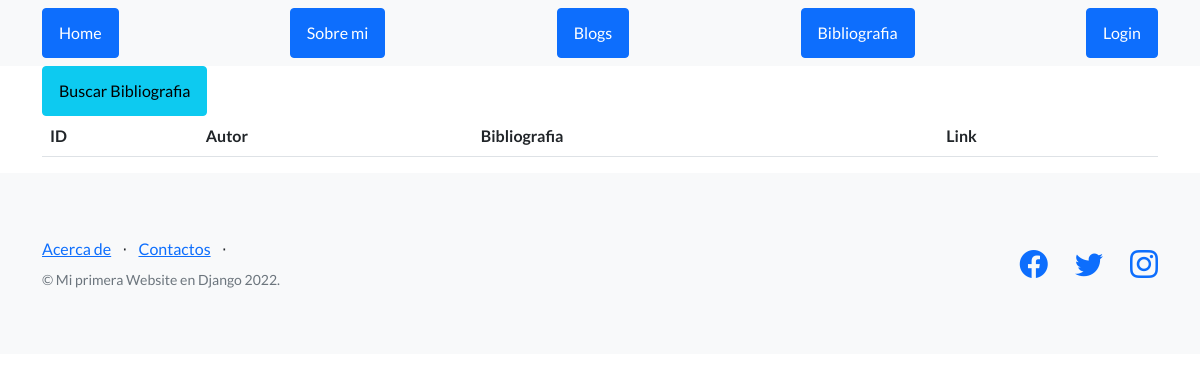
Before: /bases/listBibliography/ with the older database file.
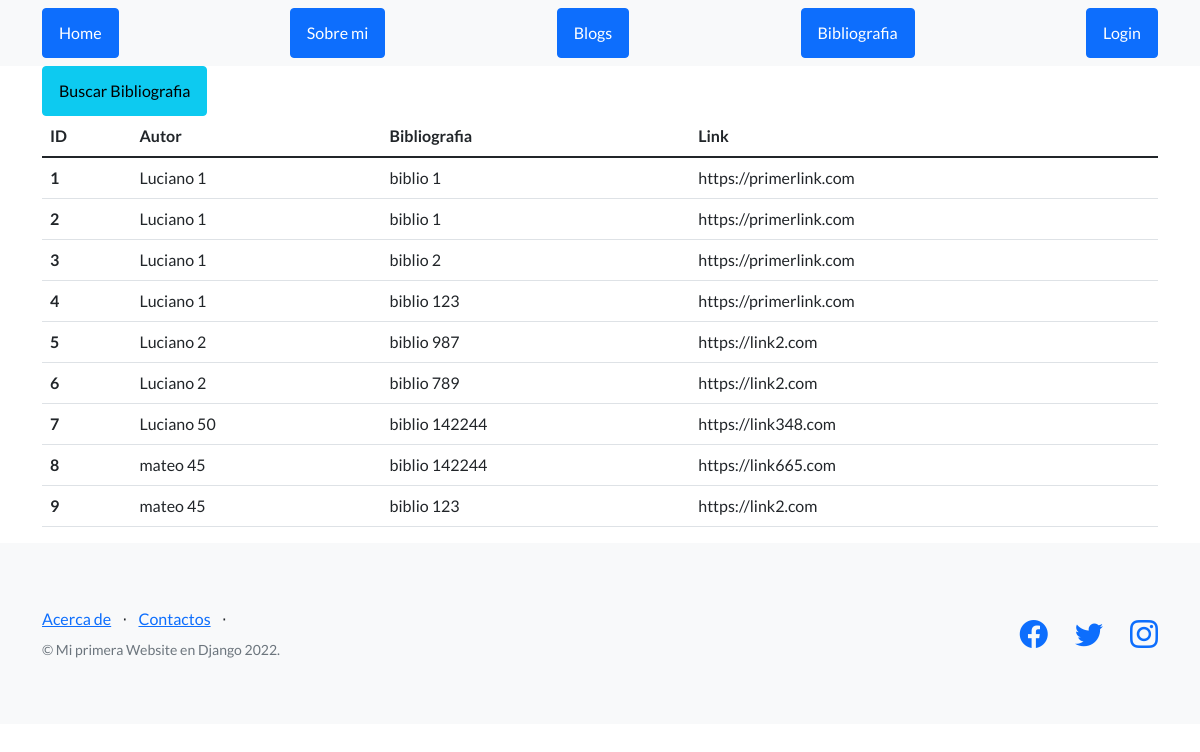
After: the same page with the newer database file.
### bases/models.py (models this page shows, shortened)
class Bibliography(models.Model):
    main = models.TextField(max_length=1000)
    author = models.CharField(max_length=20)
    webLink = models.URLField()

### bases/views.py (the view)
# urls.py: path('listBibliography/', views.listBiblography, name='listBibliography'),
def listBiblography(request):
    biblographyAll = Bibliography.objects.all()
    return render(
        request, "bases/bibliography.html",
        {'biblographyAll': biblographyAll}
    )

### bases/templates/bases/bibliography.html (shortened to what this page needs)
{% extends 'index/index.html' %}
{% block header_index %}
    <div class="container-md">
        <a  class="btn btn-info" href={% url 'searchBibliography' %}>Buscar Bibliografia</a>
    </div>
{% endblock header_index %}
{% block templates %}
    <div class="container-md">
        <table class="table table-hover">
            <thead>
                <tr>
                    <th scope="col">ID</th>
                    <th scope="col">Autor</th>
                    <th scope="col">Bibliografia</th>
                    <th scope="col">Link</th>
                </tr>
            </thead>
            <tbody>
                {% for biblio in  biblographyAll%}
                    <tr>
                        <th scope="row" >{{biblio.id}}</th>
                        <td>{{biblio.author}}</td>
                        <td>{{biblio.main}}</td>
                        <td>{{biblio.webLink}}</td>
                    </tr>
                {% endfor %}
            </tbody>
        </table>
    </div>
{% endblock templates %}

Changed rows visible on the page:
added Bibliography: id "1", author "Luciano 1", main "biblio 1", webLink "https://primerlink.com"
added Bibliography: id "2", author "Luciano 1", main "biblio 1", webLink "https://primerlink.com"
added Bibliography: id "3", author "Luciano 1", main "biblio 2", webLink "https://primerlink.com"
added Bibliography: id "4", author "Luciano 1", main "biblio 123", webLink "https://primerlink.com"
added Bibliography: id "5", author "Luciano 2", main "biblio 987", webLink "https://link2.com"
added Bibliography: id "6", author "Luciano 2", main "biblio 789", webLink "https://link2.com"
added Bibliography: id "7", author "Luciano 50", main "biblio 142244", webLink "https://link348.com"
added Bibliography: id "8", author "mateo 45", main "biblio 142244", webLink "https://link665.com"
added Bibliography: id "9", author "mateo 45", main "biblio 123", webLink "https://link2.com"
